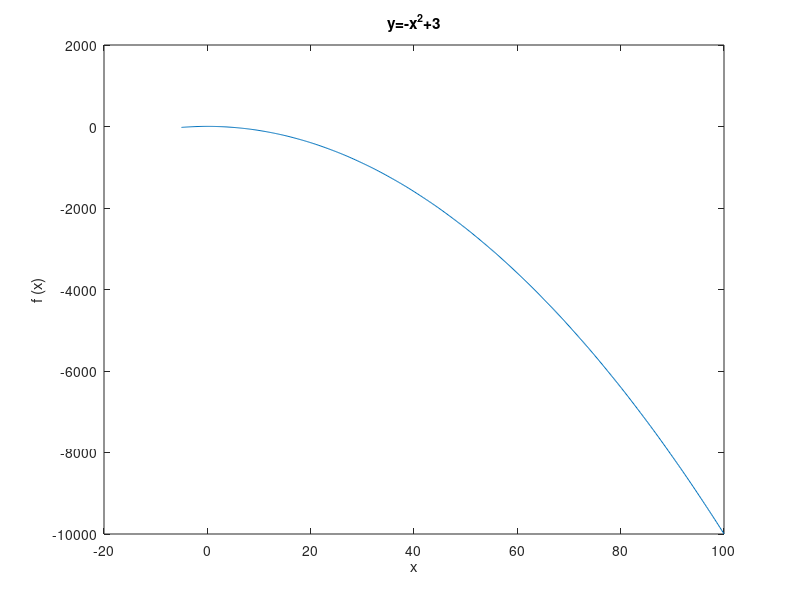

The MATLAB script that drew this image:
% Octave Script
% Title			:Funcion constante
% Description		:Script para graficar una funcion de la forma f(x)=a   
% Author		:Yessenia Correa Arvizu (YessiArvizu)
% Date			:20210401
% Sesion		:1
% Usage			:octave> /path/f_constante
% Notes			:Requiere aplicacion octave usar en consola preferentemente
% limpiar variables
		 clear
	% Ejemplo y=-x.^2+3
	% Rango de -10..10 en i = 1
		x = -5 : 0.2 : 100 ;
	% Valor de la función
	 	y=-x.^2+3; 
	% Dibujar x, y
		 plot (x, y);
	% Titulo
		title ( "y=-x^2+3" );
	% Etiqueta para x
		xlabel ( " x " );
	% Etiqueta para y
		ylabel ( " f (x) " );
